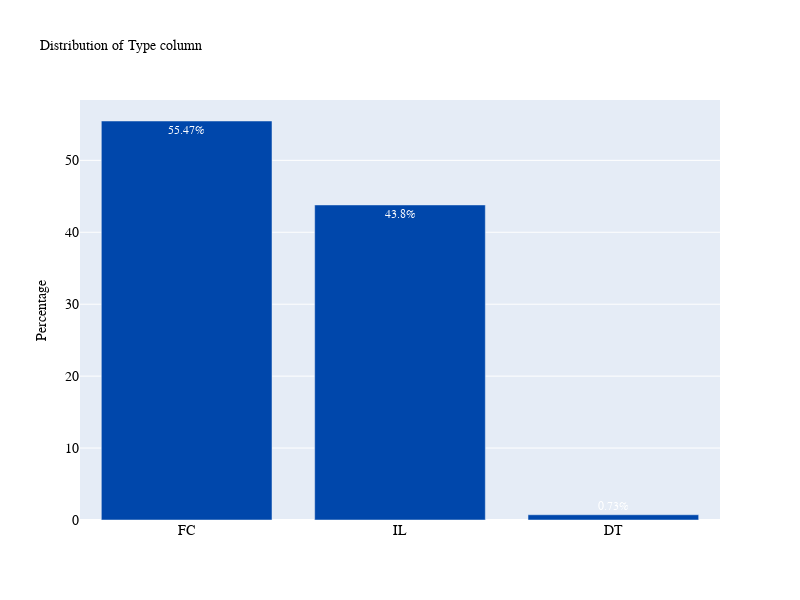

Notebook code cell kept with this figure:
### Code cell
plot_bar('Type')

### Figure 1 — Plotly figure (JSON) as saved in the notebook; plotly's stock layout.template omitted (floating-point values rounded to 4 significant figures)
{"data": [{"marker": {"color": "#0047AB"}, "text": ["55.47%", "43.8%", "0.73%"], "textposition": "auto", "type": "bar", "x": ["FC", "IL", "DT"], "y": [55.47, 43.8, 0.73]}], "layout": {"autosize": false, "font": {"color": "white", "family": "Courier New, monospace", "size": 12}, "height": 600, "title": {"font": {"color": "black", "family": "Courier New, monospace", "size": 14}, "text": "Distribution of Type column"}, "width": 800, "xaxis": {"tickfont": {"color": "black", "family": "Courier New, monospace", "size": 14}}, "yaxis": {"tickfont": {"color": "black", "family": "Courier New, monospace", "size": 14}, "title": {"font": {"color": "black", "size": 14}, "text": "Percentage"}}}}
